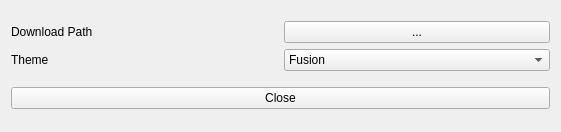
<?xml version="1.0" encoding="UTF-8"?>
<ui version="4.0">
 <class>Settings</class>
 <widget class="QWidget" name="Settings">
  <property name="geometry">
   <rect>
    <x>0</x>
    <y>0</y>
    <width>561</width>
    <height>132</height>
   </rect>
  </property>
  <property name="windowTitle">
   <string>Settings</string>
  </property>
  <property name="windowIcon">
   <iconset resource="../resources/assets.qrc">
    <normaloff>:/Icons/icon.ico</normaloff>:/Icons/icon.ico</iconset>
  </property>
  <layout class="QGridLayout" name="gridLayout_2">
   <item row="0" column="0">
    <layout class="QGridLayout" name="gridLayout" rowstretch="0,0,0" columnstretch="0,0">
     <item row="2" column="0">
      <widget class="QLabel" name="label_2">
       <property name="text">
        <string>Theme</string>
       </property>
      </widget>
     </item>
     <item row="0" column="0">
      <widget class="QLabel" name="label">
       <property name="text">
        <string>Download Path</string>
       </property>
      </widget>
     </item>
     <item row="0" column="1">
      <widget class="QPushButton" name="pushButton">
       <property name="text">
        <string>...</string>
       </property>
      </widget>
     </item>
     <item row="2" column="1">
      <widget class="QComboBox" name="comboBox">
       <item>
        <property name="text">
         <string>Fusion</string>
        </property>
       </item>
       <item>
        <property name="text">
         <string>Windows</string>
        </property>
       </item>
       <item>
        <property name="text">
         <string>Old</string>
        </property>
       </item>
      </widget>
     </item>
    </layout>
   </item>
   <item row="1" column="0">
    <widget class="QPushButton" name="pushButton_2">
     <property name="text">
      <string>Close</string>
     </property>
    </widget>
   </item>
  </layout>
  <zorder>pushButton_2</zorder>
  <zorder>gridLayoutWidget</zorder>
 </widget>
 <resources>
  <include location="../resources/assets.qrc"/>
 </resources>
 <connections/>
</ui>
